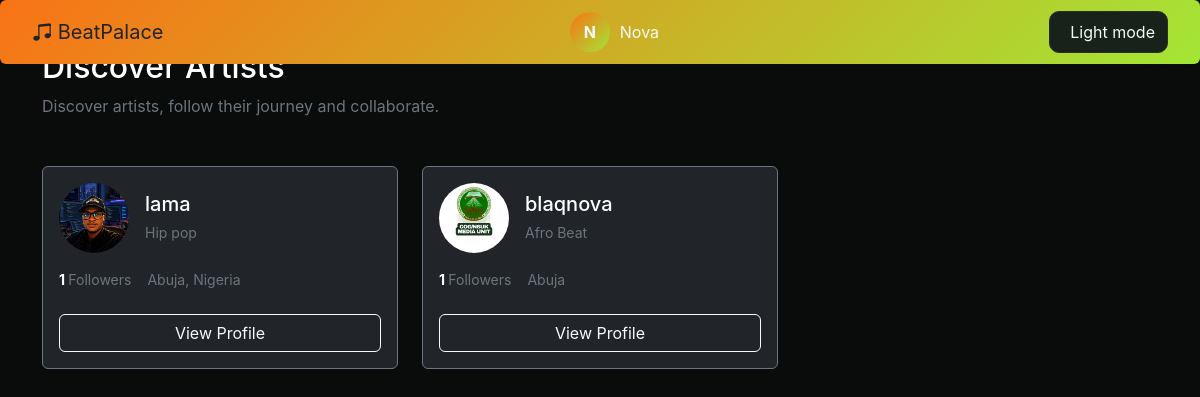
The app's page /artist/discover/ (signed in) with its own data.
### accounts/models.py (models this page shows, shortened)
class User(AbstractUser):
    ROLE_CHOICES = (
        ("producer", "Producer"),
        ("artist", "Artist"),
    )
    email = models.EmailField(unique=True)
    role = models.CharField(
        max_length=20,
        choices=ROLE_CHOICES
    )
    avatar = models.ImageField(
        upload_to="avatars/",
        blank=True,
        null=True
    )
    verified = models.BooleanField(default=False)
    created_at = models.DateTimeField(auto_now_add=True)

### artists/models.py (models this page shows, shortened)
class ArtistProfile(models.Model):
    user = models.OneToOneField(
        settings.AUTH_USER_MODEL,
        on_delete=models.CASCADE,
        related_name="artist_profile"
    )
    artist_name = models.CharField(
        max_length=100,
        blank=True
    )
    bio = models.TextField(
        blank=True
    )
    avatar = models.ImageField(
        upload_to="artists/avatars/",
        blank=True,
        null=True
    )
    cover_image = models.ImageField(
        upload_to="artists/covers/",
        blank=True,
        null=True
    )
    genre = models.CharField(
        max_length=100,
        blank=True
    )
    location = models.CharField(
        max_length=100,
        blank=True
    )
    phone = models.CharField(
        max_length=30,
        blank=True
    )
    email = models.EmailField(
        blank=True
    )
    website = models.URLField(
        blank=True
    )
    instagram = models.URLField(
        blank=True
    )
    twitter = models.URLField(
        blank=True
    )
    start_year = models.PositiveIntegerField(
        blank=True,
        null=True
    )
    end_year = models.PositiveIntegerField(
        blank=True,
        null=True
    )
    skill_description = models.TextField(
        blank=True
    )
    education = models.TextField(
        blank=True
    )
    date_of_birth = models.DateField(
        blank=True,
        null=True
    )
    marital_status = models.CharField(
        max_length=50,
        blank=True
    )
    followers_count = models.PositiveIntegerField(
        default=0
    )
    monthly_listeners = models.PositiveIntegerField(
        default=0
    )
    is_published = models.BooleanField(
        default=True
    )
    created_at = models.DateTimeField(
        auto_now_add=True
    )
    updated_at = models.DateTimeField(
        auto_now=True
    )

### artists/views.py (the view)
@login_required
def discover_artists(request):
    artists = ArtistProfile.objects.select_related(
        "user"
    ).filter(
        is_published=True
    ).order_by(
        "-created_at"
    )
    return render(
        request,
        "artists/artist_discover.html",
        {
            "artists": artists
        }
    )

### templates/artists/artist_discover.html (shortened to what this page needs)
{% extends "base.html" %}
{% block content %}
<div class="container py-5">
    <div class="mb-5">
        <h2 class="text-white">
            Discover Artists
        </h2>
        <p class="text-secondary">
            Discover artists, follow their journey and collaborate.
        </p>
    </div>
    <div class="row g-4">
        {% for artist in artists %}
            <div class="col-12 col-md-6 col-lg-4">
                <div class="card bg-dark border-secondary h-100">
                    <div class="card-body">
                        <div class="d-flex align-items-center gap-3">
                            {% if artist.avatar %}
                                <img
                                    src="{{ artist.avatar.url }}"
                                    width="70"
                                    height="70"
                                    class="rounded-circle"
                                    style="object-fit: cover;"
                                >
                            {% endif %}
                            <div>
                                <h5 class="text-white mb-1">
                                    {{ artist.artist_name }}
                                </h5>
                                <small class="text-secondary">
                                    {{ artist.genre }}
                                </small>
                            </div>
                        </div>
                        <div class="d-flex gap-3 mt-3">
                            <small class="text-secondary">
                                <strong class="text-white">
                                    {{ artist.user.engagement_followers.count }}
                                </strong>
                                Followers
                            </small>
                            <small class="text-secondary">
                                {{ artist.location }}
                            </small>
                        </div>
                        <a
                            href="{% url 'artists:public_artist_profile' artist.user.username %}"
                            class="btn btn-outline-light w-100 mt-4"
                        >
                            View Profile
                        </a>
                    </div>
                </div>
            </div>
        {% empty %}
            <div class="col-12">
                <div class="alert alert-dark">
                    No artists found.
                </div>
            </div>
        {% endfor %}
    </div>
</div>
{% endblock %}

### templates/base.html (shortened to what this page needs)
{% load static %}
<!DOCTYPE html>
<html lang="en">
<head>
    <link
    href="https://cdn.jsdelivr.net/npm/bootstrap@5.3.3/dist/css/bootstrap.min.css"
    rel="stylesheet"
    >
    <link
    href="https://cdn.jsdelivr.net/npm/bootstrap-icons@1.11.3/font/bootstrap-icons.css"
    rel="stylesheet"
    >
    <link
     rel="stylesheet"
     href="{% static 'css/style.css' %}"
    >
</head>
<nav class="navbar fixed-top text-light btn btn-primary">
    <div class="container-fluid d-flex justify-content-between align-items-center">
        {% if user.role == "artist" %}
            <a class="navbar-brand" href="{% url 'artist_dashboard' %}">
                <i class="bi bi-music-note-beamed"></i>
                BeatPalace
            </a>
        {% elif user.role == "producer" %}
            <a class="navbar-brand text-dark" href="{% url 'producer_dashboard' %}"
            >
                <i class="bi bi-music-note-beamed"></i>
                BeatPalace
            </a>
        {% endif %}
        <div class="d-flex gap-2">
            <div class="user-profile">
                <div class="avatar">
                    {{ user.username|first|upper }}
                </div>
                <span>
                    {{ user.username }}
                </span>
            </div>
        </div>
        <button
    type="button"
    class="theme-toggle"
    id="themeToggle"
    aria-label="Switch to light theme"
>
    <span id="themeLabel">Light mode</span>
</button>
    </div>
</nav>
{% block content %}
{% endblock %}
</body>
</html>

### static/css/style.css (style rules this page uses)
:root { color-scheme: dark; --bg: #090c0a; --sidebar: #0f1411; --card-deep: #050706; --card: #18221b; --card-raised: #223027; --input-bg: #0d120f; --primary: #f97316; --primary-light: #fb923c; --primary-soft: #2c1405; --secondary: #a3e635; --pink: #ef4444; --text: #f0fdf4; --muted-strong: #94a3b8; --muted: #415346; --border: #243329; --border-color: var(--border); --gradient-brand: linear-gradient(135deg, var(--primary), var(--secondary)); --gradient-avatar: linear-gradient(135deg, var(--primary), var(--pink)); --shadow-card: 0 15px 40px rgb(0 0 0 / 30%); --shadow-auth: 0 30px 80px rgb(0 0 0 / 40%); --radius-sm: 10px; --radius-md: 12px; --radius-lg: 16px; --radius-xl: 20px; --transition: 0.25s ease; }
* { box-sizing: border-box; }
html { scroll-behavior: smooth; }
img { max-width: 100%; }
button, input, select, textarea { font: inherit; }
button, a { -webkit-tap-highlight-color: transparent; }
.btn-primary { border: none; background: var(--gradient-brand); padding: 11px 20px; }
.user-profile { display: flex; align-items: center; gap: 10px; }
.avatar { width: 40px; height: 40px; display: flex; justify-content: center; align-items: center; border-radius: 50%; background: var(--gradient-brand); font-weight: bold; }
.theme-toggle { display: inline-flex; align-items: center; justify-content: center; gap: 8px; min-height: 40px; padding: 8px 12px; border: 1px solid var(--border-color); border-radius: var(--radius-sm); background: var(--card); color: var(--text); cursor: pointer; transition: var(--transition); }

### records on screen
User: username|first "N", username "Nova"
ArtistProfile: avatar (picture), artist_name "lama", genre "Hip pop", user.engagement_followers.count "1", location "Abuja, Nigeria"
ArtistProfile: avatar (picture), artist_name "blaqnova", genre "Afro Beat", user.engagement_followers.count "1", location "Abuja"
